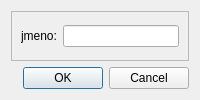
<?xml version="1.0" encoding="UTF-8"?>
<ui version="4.0">
 <class>Dialog</class>
 <widget class="QDialog" name="Dialog">
  <property name="geometry">
   <rect>
    <x>0</x>
    <y>0</y>
    <width>400</width>
    <height>0</height>
   </rect>
  </property>
  <property name="windowTitle">
   <string>Dialog</string>
  </property>
  <layout class="QVBoxLayout" name="verticalLayout_2">
   <item>
    <widget class="QFrame" name="frame">
     <property name="frameShape">
      <enum>QFrame::StyledPanel</enum>
     </property>
     <property name="frameShadow">
      <enum>QFrame::Raised</enum>
     </property>
     <layout class="QVBoxLayout" name="verticalLayout">
      <item>
       <layout class="QHBoxLayout" name="horizontalLayout">
        <item>
         <widget class="QLabel" name="label">
          <property name="text">
           <string>jmeno:</string>
          </property>
         </widget>
        </item>
        <item>
         <widget class="QLineEdit" name="dialogInputName"/>
        </item>
       </layout>
      </item>
     </layout>
    </widget>
   </item>
   <item>
    <widget class="QDialogButtonBox" name="buttonBox">
     <property name="orientation">
      <enum>Qt::Horizontal</enum>
     </property>
     <property name="standardButtons">
      <set>QDialogButtonBox::Cancel|QDialogButtonBox::Ok</set>
     </property>
    </widget>
   </item>
  </layout>
 </widget>
 <resources/>
 <connections>
  <connection>
   <sender>buttonBox</sender>
   <signal>accepted()</signal>
   <receiver>Dialog</receiver>
   <slot>accept()</slot>
   <hints>
    <hint type="sourcelabel">
     <x>248</x>
     <y>254</y>
    </hint>
    <hint type="destinationlabel">
     <x>157</x>
     <y>274</y>
    </hint>
   </hints>
  </connection>
  <connection>
   <sender>buttonBox</sender>
   <signal>rejected()</signal>
   <receiver>Dialog</receiver>
   <slot>reject()</slot>
   <hints>
    <hint type="sourcelabel">
     <x>316</x>
     <y>260</y>
    </hint>
    <hint type="destinationlabel">
     <x>286</x>
     <y>274</y>
    </hint>
   </hints>
  </connection>
 </connections>
</ui>
